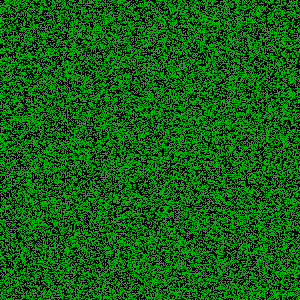
Frame 1 (no input)
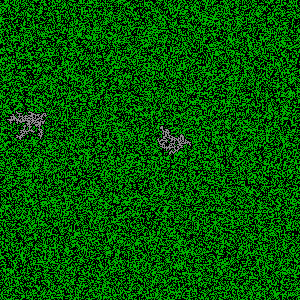
Frame 60 (the mouse pressed at the canvas centre just before this capture)
Frame 120 (the mouse held since frame 60 and released just before this capture): identical to frame 60, image omitted

The Processing sketch that drew these frames (run headless with seeded random() and noise(); from frame 60 on, the mouse is pressed at the canvas centre):

// Processing sketch: megumisan
// ── megumisan.pde
//森林火災シミュレータ「めぐみさん」
//Hajime Nobuhara  
//サイト過程を利用

int sx, sy; //2次元セルを管理する縦と横の長さ
float density = 50; //木の存在確率 
float moe = 100; //
int[][][] world; //各セルを管理する配列

//初期化部
void setup() 
{ 
  size(300, 300); //描画窓は300x300
  frameRate(60); //フレームレートは10
  sx = width; //2次元セルの管理配列の横の長さ
  sy = height; //2次元セルの管理配列の縦の長さ

   //sx * sy の大きさの配列を2つ準備
   //ここで、1つめは現在の世代、2つめは次の世代を保管するために使う
  world = new int[sx][sy][2];

   
  for(int i = 0; i < sx; i++){
     for(int j = 0; j < sy; j++){
       //木の存在確率よりも小さければ木を植える
       //大きければ木は存在しない
      if(random(10000) < density * 100){
        world[i][j][1] = 1; 
      }
     else{
       world[i][j][1] = 0;  
     }
     }
  }
  
  //任意の3点から火事を起こす
  for(int i = 0; i < 3; i++){
    world[(int)random(sx)][(int)random(sy)][1] = 2; 
  }
} 
 
 
 //メインループ
void draw() 
{ 
  background(0); //背景を黒にセット
  
  //描画ループ
  //world[x][y][1]の状態を初期化しながら
  //world[x][y][0]にworld[x][y][1]の状態をコピー
  //但し、world[x][y][1]は特に更新されない場合もあるので
  //その場合を区別するために、1,0,-1の3つの状態使う
  
  for (int x = 0; x < sx; x=x+1) { 
    for (int y = 0; y < sy; y=y+1) { 
   
      if ((world[x][y][1] == 1) || (world[x][y][1] == 0 && world[x][y][0] == 1)) 
      { 
        world[x][y][0] = 1; //もし木が生存していたら、そのまま
        stroke(0,255,0);
        point(x, y); 
      } 
      if (world[x][y][1] == -1) 
      { 
        //木が燃え尽きていれば灰色をプロット
        stroke(200,200,200);
        point(x, y); 
      
      }
      
      if (world[x][y][1] == 2) 
      { 
        world[x][y][0] = 2; // 燃えていたら燃やす
        stroke(255,0,0);
        point(x,y);
        
      } 
      world[x][y][1] = 0; 
    } 
  } 
  
  // 各木の生死判定　
  for (int x = 0; x < sx; x=x+1) { 
    for (int y = 0; y < sy; y=y+1) { 
      
      //周囲の木の状態を判定
      //縦横4方向を調べる
      int count = neighbors(x, y); 
      
      //もし自分自身が生きていて、周囲のセルのうち燃えている木があれば
      //燃えるか否かの判定を行う
      if ((count > 0) && world[x][y][0] == 1) { 
        float r = random(100);
        if(moe > r){
          world[x][y][1] = 2;
        }
        else{
          world[x][y][1] = 1;
        }
      }
     
     //もし自分自身が燃えていたら、死ぬ
      if (world[x][y][0] == 2){ 
        world[x][y][1] = -1; 
      } 
    
    } 
  } 
} 


//周囲の木の燃え具合を判定する関数
//周囲4方向で燃えている木が1本でもあれば
//1以上の値を返す

int neighbors(int x, int y) 
{ 
  int i = 0;
  
  if(world[(x + 1) % sx][y][0] == 2){
    i++;
  }
  if(world[x][(y + 1) % sy][0] == 2){
    i++;
  }
  if(world[(x + sx - 1) % sx][y][0] == 2){
    i++;
  }
 if(world[x][(y + sy - 1) % sy][0] == 2){
   i++;
 }
 
 return i;
 
} 

 
